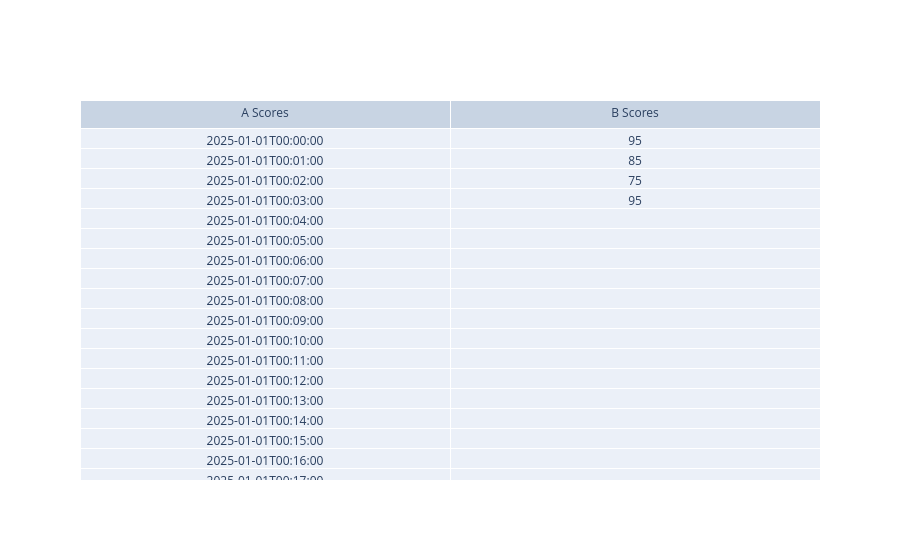

Source (notebook cell):
### Code cell
fig = controller.plot()
fig.show()

### Figure 1 — Plotly figure (JSON) as saved in the notebook; plotly's stock layout.template omitted (floating-point values rounded to 4 significant figures; data arrays with more than 128 entries replaced by an {"elided": "..."} marker saying what was removed)
{"data": [{"cells": {"values": {"elided": "2 rows, 244 mixed values in total"}}, "header": {"values": ["A Scores", "B Scores"]}, "type": "table"}], "layout": {}}
